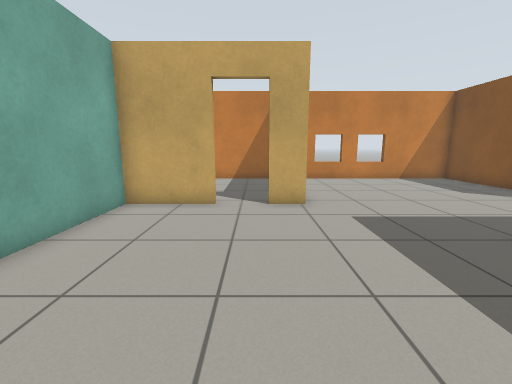
view 1 (above)

22 first-person views from a walk through a world built for the Gazebo simulator. The camera is 0.94 m above the floor, tilts 10° down and sees 90° across. The floor is counted in squares, 0.5 m on a side. Each view is taken from the middle of a square. On the plan, view 1 faces up. The plan holds only what a view shows up to about 15 squares ahead; the rest is blank. Gazebo's built-in surfaces are drawn with simple patterns.

view 2
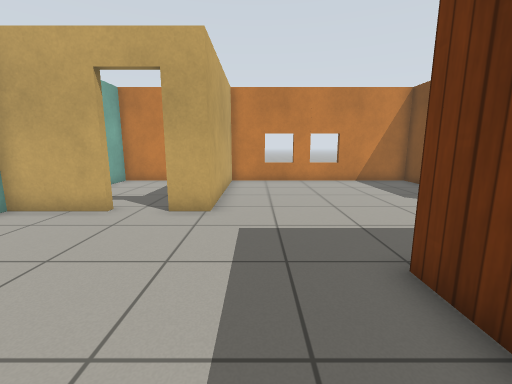

view 3
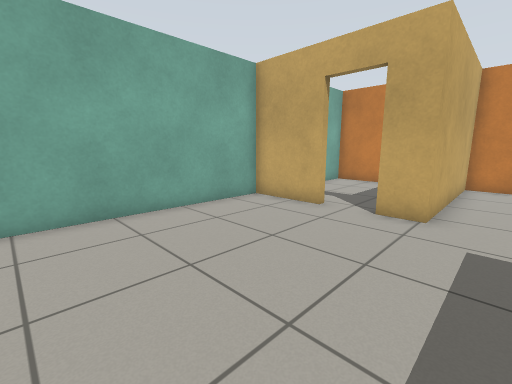

view 4
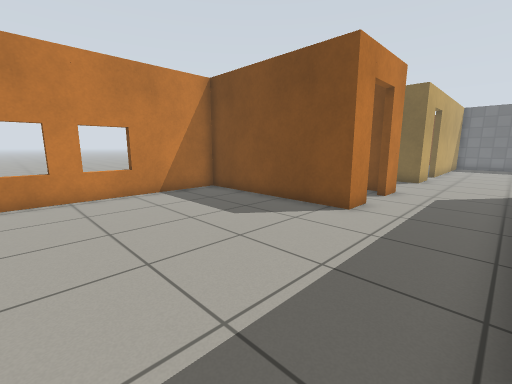

view 5
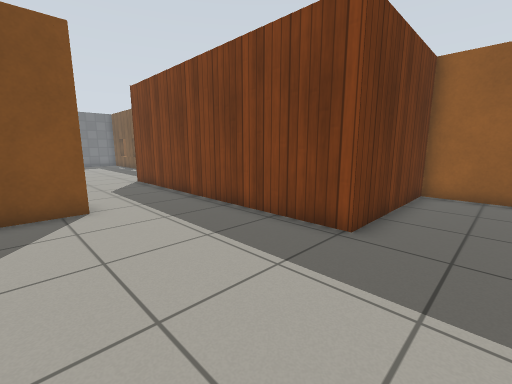

view 6
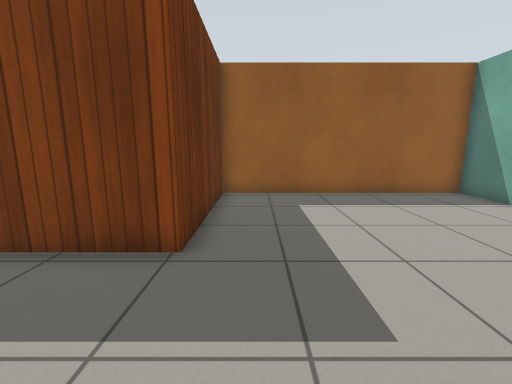

view 7
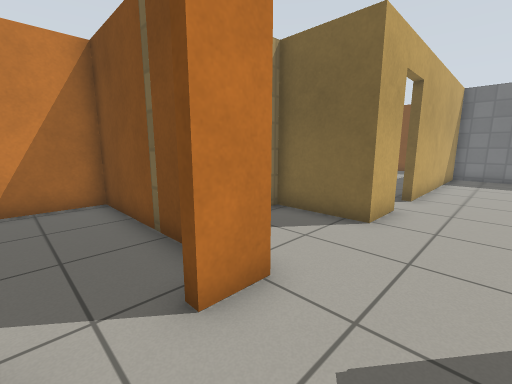

view 8
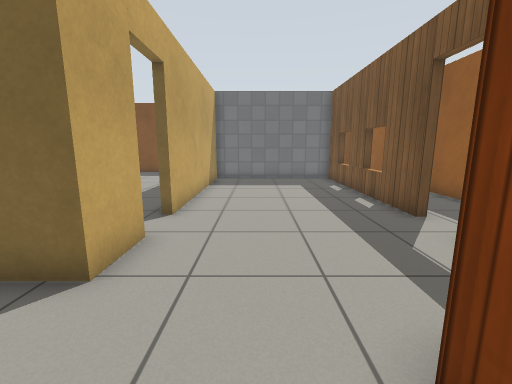

view 9
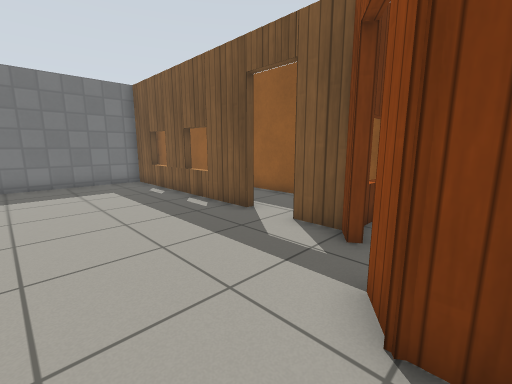

view 10
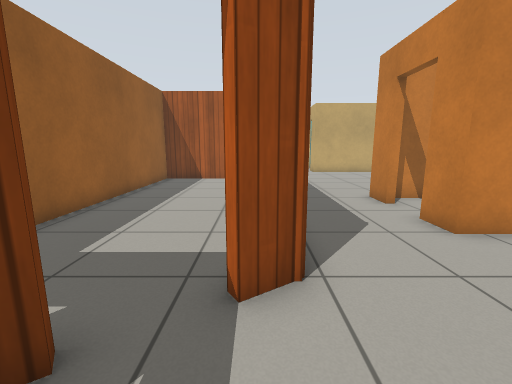

view 11
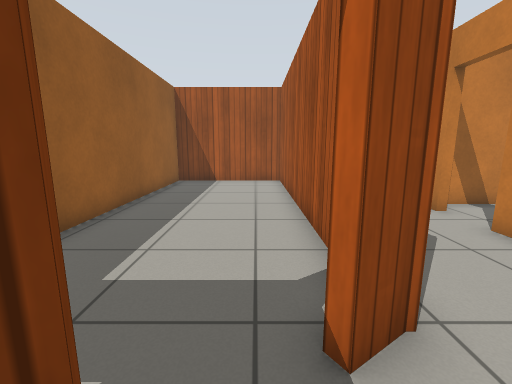

view 12
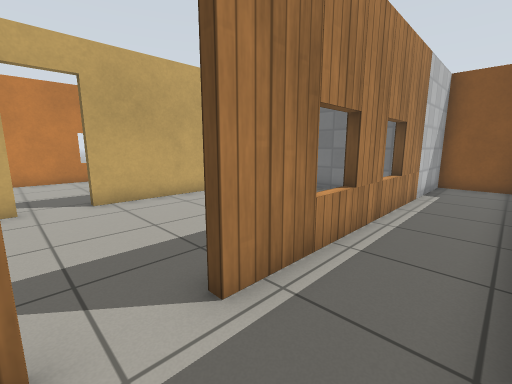

view 13
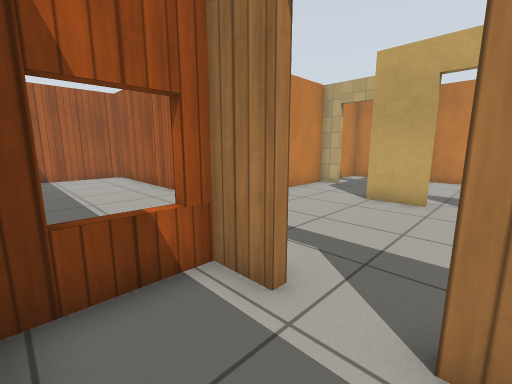

view 14
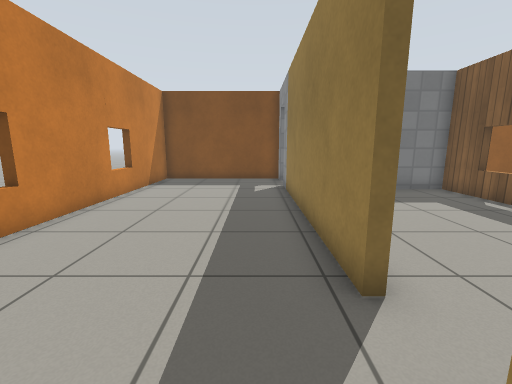

view 15
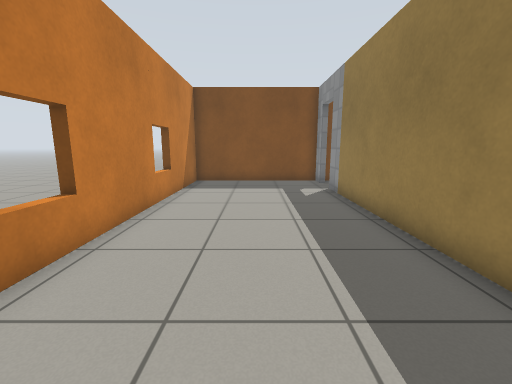

view 16
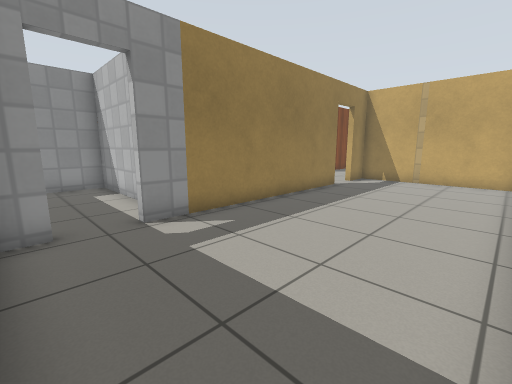

view 17
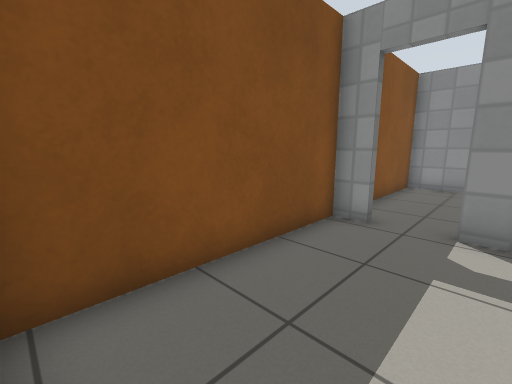

view 18
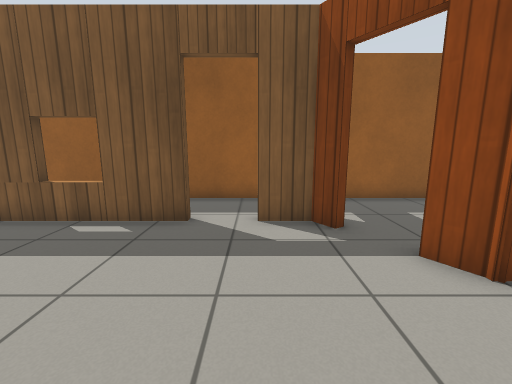

view 19
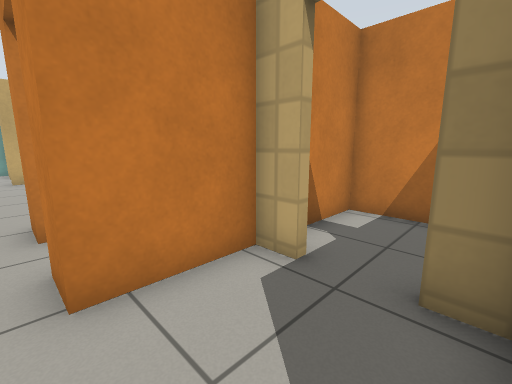

view 20
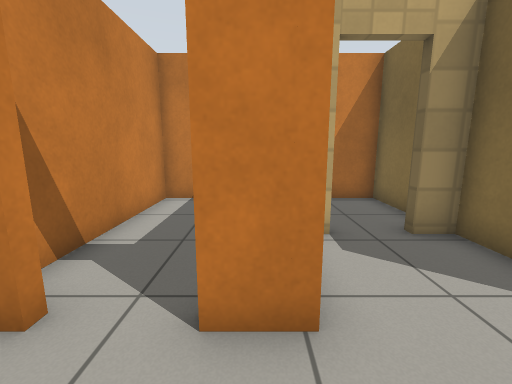

view 21
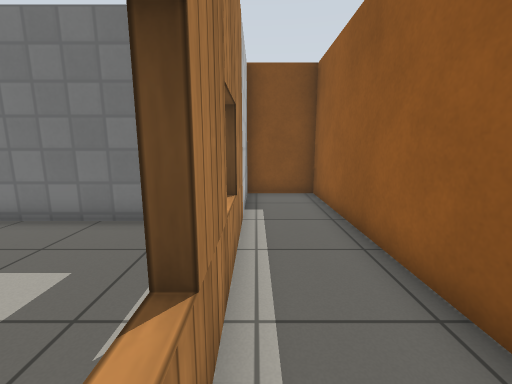

view 22
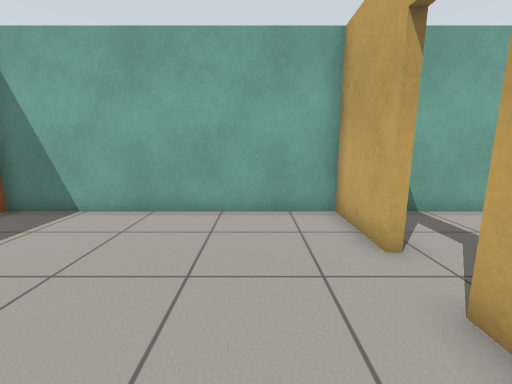

### Floor plan
Ten units are one square. View 1 is at (0, 0); x grows to the right and y downward. Boxes are objects, and circles mark ways between rooms. Rooms are numbered by the first view taken in them; rooms with no view inside come last. Other rooms are left out.
<svg viewBox="-48 -163 406 182">
<path fill="none" stroke="#000" d="M-14 -83 -43 -83 -43 14 53 14 53 -46M76 -152 76 -158M51 -152 51 -158M53 -46 144 -46M126 -83 114 -83 114 -153 17 -153 17 -83 4 -83M212 -83 194 -83 194 -114M228 -16 314 -16 314 -83 230 -83M192 -23 197 -15M196 -16 210 -16M166 -114 157 -114 157 -83 144 -83M144 -46 176 -46 182 -38M264 -12 264 -18M296 -12 296 -18M210 -13 197 -13 197 14 353 14 353 -13 228 -13M198 -9 193 -9M257 -152 257 -158M311 -152 311 -158M230 -86 326 -86M344 -86 353 -86 353 -153 197 -153 197 -86 212 -86M155 -44 57 -44 57 14 178 14M194 -4 194 -10M8 -153 -43 -153 -43 -104M316 -57 316 -16 353 -16 353 -59M154 -89 154 -153 117 -153 117 -91M194 -131 194 -153 157 -153 157 -130"/>
<circle cx="25" cy="-65" r="3" fill="#2a7"/>
<circle cx="-5" cy="-85" r="3" fill="#2a7"/>
<circle cx="140" cy="-65" r="3" fill="#2a7"/>
<circle cx="135" cy="-85" r="3" fill="#2a7"/>
<circle cx="215" cy="-15" r="3" fill="#2a7"/>
<circle cx="225" cy="-85" r="3" fill="#2a7"/>
<circle cx="185" cy="-30" r="3" fill="#2a7"/>
<circle cx="175" cy="-115" r="3" fill="#2a7"/>
<circle cx="335" cy="-85" r="3" fill="#2a7"/>
<text x="0" y="-30">1</text>
<text x="70" y="-100">2</text>
<text x="230" y="-60">3</text>
<text x="280" y="0">4</text>
<text x="270" y="-130">5</text>
<text x="120" y="-10">6</text>
<text x="-20" y="-130">7</text>
<text x="330" y="-50">8</text>
<text x="130" y="-130">9</text>
<text x="170" y="-140">10</text>
</svg>
Room 1 opens to room 2. Room 1 opens to room 7. Room 2 opens to room 3. Room 2 opens to room 9. Room 3 opens to room 4. Room 3 opens to room 5. Room 3 opens to room 6. Room 3 opens to room 10. Room 5 opens to room 8.

Where each view was taken, in squares from view 1:
view 1: 0 up, 0 right, facing up
view 2: 1 up, 3 right, facing up
view 3: 1 up, 3 right, facing up-left
view 4: 5 up, 4 right, facing up-right
view 5: 10 up, 3 right, facing down-right
view 6: 9 up, 4 right, facing down
view 7: 6 up, 13 right, facing up-right
view 8: 6 up, 16 right, facing right
view 9: 7 up, 17 right, facing down-right
view 10: 4 up, 21 right, facing left
view 11: 3 up, 20 right, facing left
view 12: 1 down, 21 right, facing up-right
view 13: 1 down, 23 right, facing up-left
view 14: 10 up, 20 right, facing right
view 15: 12 up, 21 right, facing right
view 16: 15 up, 35 right, facing down-left
view 17: 15 up, 32 right, facing down-right
view 18: 8 up, 21 right, facing down
view 19: 8 up, 19 right, facing up-left
view 20: 6 up, 15 right, facing up
view 21: 1 up, 25 right, facing right
view 22: 6 up, 3 right, facing left
